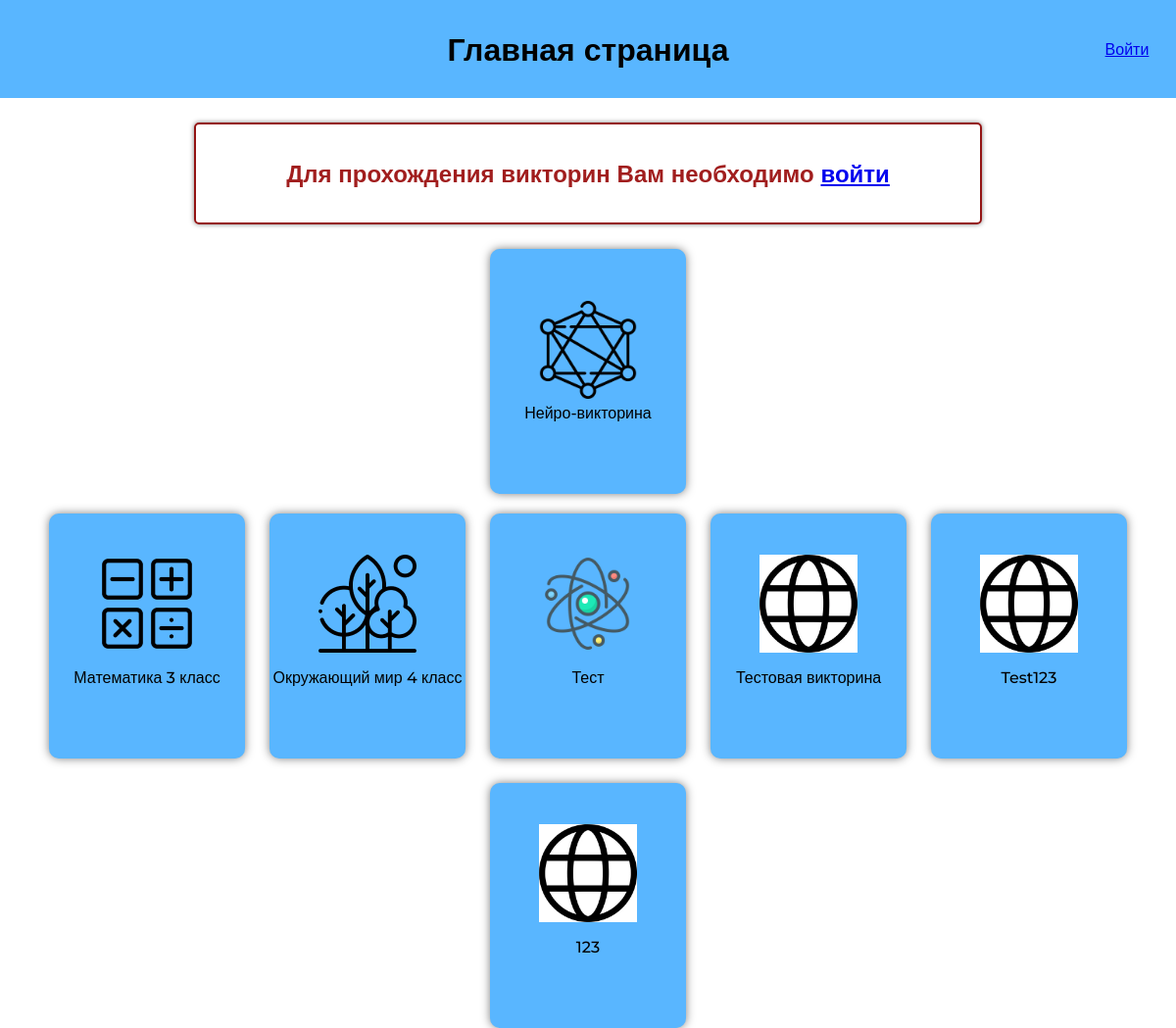
The app's page /, older data.
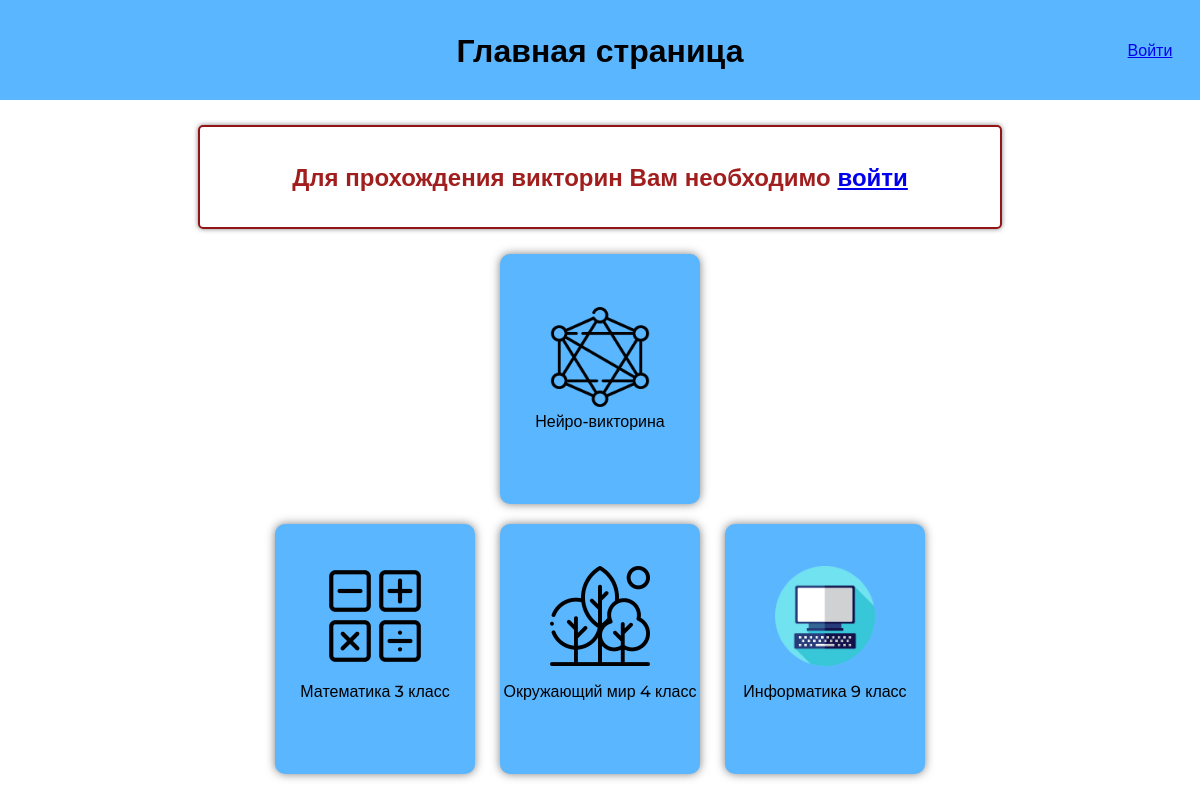
The same page, newer data.
### main/models.py (models this page shows, shortened)
class Quiz(models.Model):
    title = models.CharField(max_length=50)
    author = models.ForeignKey(User, on_delete=models.CASCADE)
    image = models.ImageField()

### main/views.py (the view)
# urls.py: 2. Add a URL to urlpatterns:  path('', views.home, name='home')
def home(request):
    quizes = Quiz.objects.all()
    user = request.session.get("user", False)
    return render(request, "home.html", {"quizes":quizes, "user" : user})

### main/templates/home.html (shortened to what this page needs)
{% load static %}
<!DOCTYPE html>
<html lang="en">
<head>
    <link rel="stylesheet" href="{% static 'css/home.css' %}">
</head>
<body>
    <header>
        <h1>Главная страница</h1>
        {% if user %}
        <div class="profile"><a href="{% url 'profile'%}">{{user.name}}</a></div>
        {% else %}
        <div><a href="{% url 'signin' %}">Войти</a></div>
        {% endif %}
    </header>
    <main>
        {% if not user %}
        <div class="warning">
            <h2>Для прохождения викторин Вам необходимо <a href="{% url 'signin' %}">войти</a></h2>
        </div>
        {% endif %}
        <div class="neuro-quiz">
            <div class="quiz">
                <img src="{% static 'icons/icon-neuro.png' %}" alt="">
                <h3>Нейро-викторина</h3>
            </div>
        </div>
        <div class="quizes">
            {% for quiz in quizes %}
            <div class="quiz">
                <img src="{{quiz.image.url}}" alt="">
                <h3>{{quiz.title}}</h3>
            </div>
            {% endfor %}
        </div>
    </main>
</body>
</html>

### main/static/css/home.css (style rules this page uses)
header { width: 100%; height: 100px; background-color: #59b6ff; display: flex; justify-content: space-between; align-items: center; font-family: 'Montserrat', sans-serif; }
header>div { text-align: center; width: 100px; }
body { margin: 0; }
main { margin-top: 25px; display : flex; flex-direction : column; align-items : center; }
.neuro-quiz { margin-bottom: 20px; }
.neuro-quiz h3 { margin: 5px; }
.quizes { display: flex; justify-content: center; flex-wrap: wrap; gap: 25px; }
.quiz { box-shadow: 0px 0px 10px rgba(0, 0, 0, 0.5); border-radius: 10px; width: 200px; height: 250px; background-color: #59b6ff; display: flex; justify-content: center; align-items: center; flex-direction: column; }
.quiz>h3 { font-size: 16px; font-weight: 500; height: 35px; font-family: 'Montserrat', sans-serif; text-align: center; }
.quiz>img { height: 100px; width: 100px; }
.warning { box-shadow: 0px 0px 5px rgba(0, 0, 0, 0.5); font-size: 16px; font-weight: 600; border-radius: 5px; width: 800px; height: 100px; border: 2px solid #931414; text-align: center; color:#a11e1e; margin-bottom: 25px; display: flex; align-items: center; justify-content: center; font-family: 'Montserrat', sans-serif; }

Row changes from the older to the newer data that the page shows:
removed Quiz: image (picture), title "Тест"
removed Quiz: image (picture), title "Тестовая викторина"
removed Quiz: image (picture), title "Test123"
removed Quiz: image (picture), title "123"
added Quiz: image (picture), title "Информатика 9 класс"
